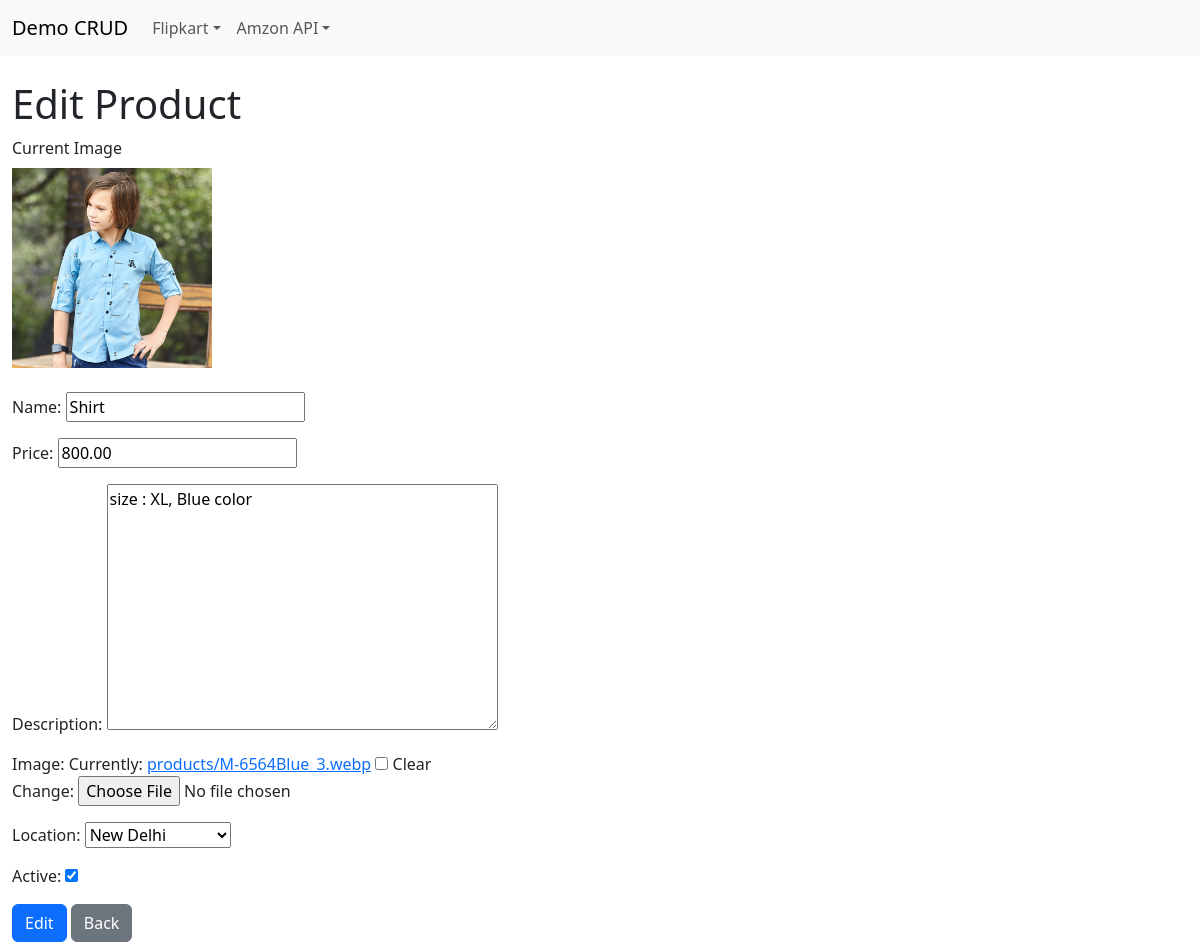
/flipkart/web/products/1/edit/, run on the app's committed database.
### flipkart/models.py (models this page shows, shortened)
class Product(models.Model):
    name = models.CharField(max_length=255)
    active = models.BooleanField(default=True)
    image = models.ImageField(upload_to='products/', blank=True, null=True)
    price = models.DecimalField(max_digits=10, decimal_places=2)
    location = models.ForeignKey('City', on_delete=models.SET_NULL, null=True, blank=True)
    description = models.TextField()

### flipkart/views.py (the view)
# urls.py: path('web/products/<int:pk>/edit/', views.product_edit_web, name='flipkart-product-edit-web'),
def product_edit_web(request, pk):
	product = Product.objects.get(id=pk)
	if request.method == 'POST':
		form = ProductForm(request.POST, request.FILES, instance=product)
		if form.is_valid():
			form.save()
			return redirect('flipkart-product-list-web')
	else:
		form = ProductForm(instance=product)
	return render(request, 'flipkart/product_form.html', {'form': form, 'action': 'Edit'})

### flipkart/forms.py
class ProductForm(forms.ModelForm):
    class Meta:
        model = Product
        fields = ['name', 'price', 'description', 'image', 'location', 'active']

### flipkart/models.py (called while the page is built)
    def __str__(self):
        return self.city

### flipkart/templates/flipkart/product_form.html (shortened to what this page needs)
{% extends 'base.html' %}
{% block content %}
<h1>{{ action }} Product</h1>
<form method="post" enctype="multipart/form-data">
    {% if form.instance and form.instance.image %}
        <div class="mb-3">
            <label class="form-label">Current Image</label>
            <div>
                <img src="{{ form.instance.image.url }}" alt="{{ form.instance.name }}" style="max-width:200px; height:auto;" class="mb-2" />
            </div>
        </div>
    {% endif %}
    {{ form.as_p }}
    <button class="btn btn-primary" type="submit">{{ action }}</button>
    <a class="btn btn-secondary" href="{% url 'flipkart-product-list-web' %}">Back</a>
</form>
{% endblock %}

### data on the page
Product: instance.image (picture), name "Shirt", price "800.00", description "size : XL, Blue color", location "New Delhi", active "☑"

### other printed values
{{ action }} "Edit"
